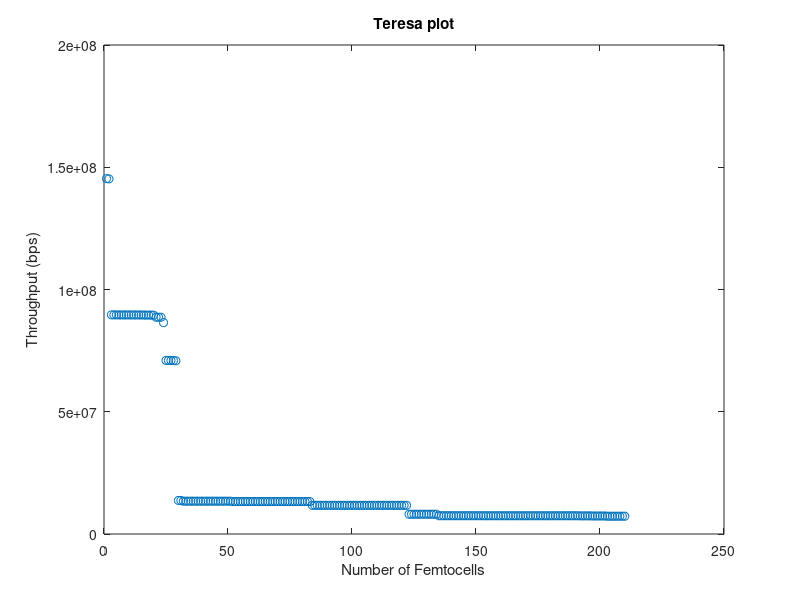
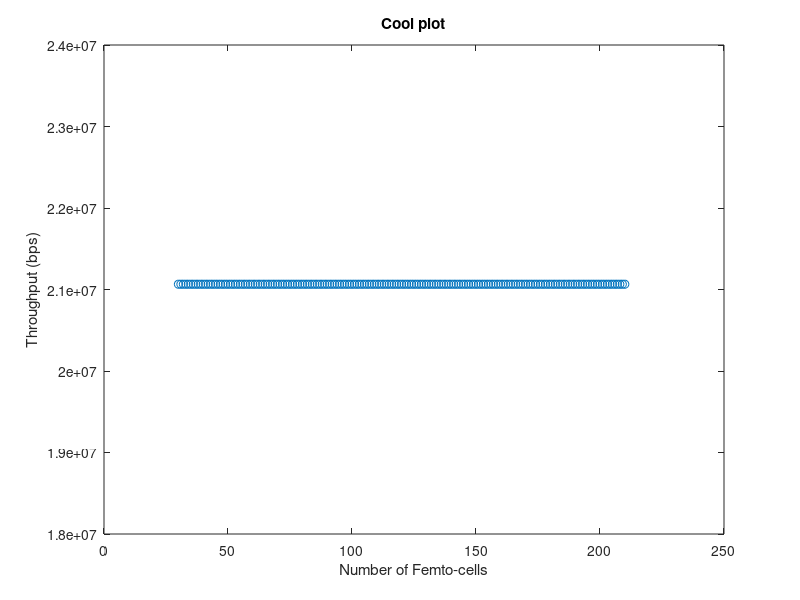

These figures' MATLAB source, in order:
%**************************************************************************
% Filename: FFR_Simulator.m
% Group Name: GTW-E
% Date: 03/17/2020
% Description: Script used to simulate Fractional Frequency Reuse(FFR)
% medthods for HetNet applications. FFR algorithm is modeled to
% analyze performance tradeoffs. 
%
% FFR Algorithms:
%                FFR-3SL (Proposed Paper) 
%
%**************************************************************************

%----------------------------------------------------
% Common Sim Variables
%----------------------------------------------------
BER     = 10^-6;                % Target Bit Error Rate(BER)
alpha   = -1.5/log(BER);        % Constant for target BER
delta_f  = 15e3;                % Subcarrier spacing (Hz)
CH_BW   = 20e6;                 % Channel Bandwidth (Hz)
macro_radius = 500;             % Macrocell radius(m)
femto_radius = 30;              % femtocell radius(m)
m_users = 150;                  % Macrocell Users
f_users = 150;                  % Femtocell Users
SCpRB   = 12;                   % Sub-carriers per resource block
Num_RB  = 100;                  % Total number of resource blocks
Num_SC  = Num_RB*SCpRB;         % Number of subcarriers
transmitPower_macro = 20;       % Macrocell transmit power in Watts
MC_TxP_vec  = [10 15 20];       % Macrocell Base Station Transmit Power
transmitPower_femto = 20e-3;	% Femtocell Base Station Transmit Power in Watts
transmitPower_mue   = 1;        % MUE transmit power (ASSUMPTION because the paper doesn't cite one)
Noise_PSD  = -174;              % Noise Power Spectral Density (dBm/Hz)
Num_Mc  = 7;                    % Number of Macrocells
Num_Fc  = 30;                   % Number of Femtocells per macrocell
T_Num_Fc  = 210;                % Total Number of Femtocells
Num_RB  = 100;                  % Number of Resource Blocks
SB_Sect = 4;                    % Subbands per sector
total_subbands = 7;             % Total freq band is divided into 7 subbands A-G
d_vec  = 5;                     % Distance from base station to user in meters
MUE_vec = 1:150;                % vector of macro user equipments to loop through
subcarriers_vec = 1:1333;       % vector of subcarriers. This was calculated by 
                                % dividing the channel bandwidth of 20 MHz by the 
                                % subcarrier spacing of 15 kHz. 
number_of_runs = 100;           % number of times to run the Monte Carlo sim
                         

%**************************************************************************
% FFR-3SL Code (Proposed Paper)
%**************************************************************************

% Center_Layer = 0-166 
% Middle_Layer = 167-333
% Outer_Layer = 334-500 

D_center = [100];
D_middle = [200];
D_outter = [400];
%-------------------------------------------
% Macrocell - SINR, Capacity, and Throughput
%-------------------------------------------
idx=0;
Tm_vec = [];
Nf_vec = 30:210;
for Nf=Nf_vec
    
    Num_Mc = 7;
    
    % Convert Macrocell power to watts
    MC_TxP = MC_TxP_vec(3);
    MC_TxP_W = 10^(MC_TxP/10);
    
    % Convert Femtocell power to watts
    FC_TxP_W = 10^(transmitPower_femto/10);
    
    
    % Summation of M neighboring Macro-cell's Power & Gain products on sub-carrier k
    % Equation 4 - Denomonator middle summation
    sigma_PMp_GMp = 0; % Initialize to zero
    sigma_PF_GF   = 0; % Initialize to zero
    for m=1:(Num_Mc-1)
        %d = d_vec(m);
        d=866;
        PL_macro = 28.0 + 35*log10(d);
        Gain = 10^-(PL_macro/10);
        sigma_PMp_GMp = sigma_PMp_GMp + (MC_TxP_W*Gain);
        
        % Summation of F neighboring Femto-cell Power & Gain products on sub-carrier k
        for f=1:(Num_Fc)
            % Distance to any interferring femtocell will be 60 - 470m
            %d_femto = round(rand*(470) + (2*femto_radius));
            d_femto = 470;
            PL_femto = 28.0 + 35*log10(d_femto);
            Gain = 10^-(PL_femto/10);
            sigma_PF_GF = sigma_PF_GF + (FC_TxP_W*Gain);
        end
    
    end
    
    % Calculate channel gain (NOTE: Removing the Xsigma and the |H|
    % Rayleigh Gaussian distribution).
    %d_user = round(rand*(macro_radius));
    d_user = 30;
    PL_user = 28.0 + 35*log10(d_user);
    Ch_Gain_W = 10^(-PL_user/10);
    
    % SINR equation for a given Macro-cell on sub-carrier k
    % NOTE: this is equation 4 from the paper
    SINRmk = (MC_TxP_W*Ch_Gain_W)/(10^((Noise_PSD*delta_f)/10) + sigma_PMp_GMp + sigma_PF_GF);
    
    % Capacity of macro user m on sub-carrier k
    Cmk = delta_f*log2(1+alpha*SINRmk);
    
    % Calculate Throughput of the Macro-cell across all m users
    Tm = 0; % Initialize to zero
    for m=1:m_users
        Beta_km = round(rand);
        Beta_km = 1; 
        Tm = Tm + Cmk * Beta_km;
    end
    
    idx = idx+1;
    Tm_vec(idx) = Tm;
    
end






    
%%%%%%%%%%%%%%%%%%%%%%%%%%%%%%%%%%%%%%%%%%%%%%%%%%%%%%%%%%%%%%%%%%%%%%%%
% vvv Teresa's Additions vvv

% for ONE MUE in macrocell A, calculate the throughput
% assume MUE is assigned to 8 subcarriers

% 1x30 array for holding all throughput values - intialize all to 0
throughput_macro_array = zeros(1,210);
femto_distances = zeros(1,210);
mue_distances   = zeros(1,1050);
femtocell_array = 1:210;

% increment total femtocells for graphing
% Only include femtocells within macrocell A
for total_femto_count = femtocell_array

    % hold the sum of all MUE throughput - reset at every femtocell
    % increment
    total_throughput = 0;
    
    % multiply noise spectral density by the subcarrier spacing and convert
    % to Watts
    denominator = 10^((Noise_PSD * delta_f)/10);

    % calculate macrocell interference
    % Summation of M neighboring Macro-cell's Power & Gain products on sub-carrier k
    sigma_Pkm_GkmM = 0; % Initialize to zero
    % loop from 1 to total macrocells-1 because we aren't counting the cell
    % we are in
    for m=1:(Num_Mc-1)
        % assuming macrocell A, all other towers are 866 m away
        d_macro = 866;
        % outdoor pathloss - equation (2) from paper
        PL_macro = 28.0 + 35*log10(d_macro);

        % equation (3) from paper
        CG_macro = 10^-(PL_macro/10);

        % Add up all the interferers
        sigma_Pkm_GkmM = sigma_Pkm_GkmM + (transmitPower_macro*CG_macro);
    end

    % add the macrocell interferers to the denom 
    denominator = denominator + sigma_Pkm_GkmM;

    % femtocell interference
    % Summation of F neighboring Femto-cell Power & Gain products on sub-carrier k
    sigma_PkF_GkmF = 0; % Initialize to zero

    % Only include femtocells within macrocell A
    % TODO: how to calculate distances to femtocells in neighboring macrocells
    for f=1:total_femto_count
           
        % if this femto distance hasn't been populated yet, populate it
        if femto_distances(f) == 0
            % choose a random distance within this macrocell
        % TODO: create an array from 1-30 within each macrocell of random,
        % non-repeating distances?
        % randomize femtocell radius for entirety of network radius
            femto_distances(f) = randi([1, 1299]);
        end
        
        d_femto = femto_distances(f);
        
        PL_femto = 28.0 + 35*log10(d_femto);
        CG_femto = 10^-(PL_femto/10);
        sigma_PkF_GkmF = sigma_PkF_GkmF + (transmitPower_femto*CG_femto);
    end

    % add the macrocell interferers to the denom 
    denominator = denominator + sigma_PkF_GkmF;
    
    % Loop through all MUEs in the network
    for mue = 1:1050
        
        % if this femto distance hasn't been populated yet, populate it
        if mue_distances(mue) == 0
            % choose a random distance within the entire network
            mue_distances(mue) = randi([1, 1299]);
        end
        
        d_mue = mue_distances(mue);
       
        % Calculate for ONE subcarrier
        % assign the MUE to subcarriers (a 2D array of Beta?)
        % calculate the PL of the MUE based on that distance
        PL_mue = 28.0 + 35*log10(d_mue);

        % calculate channel gain for MUE
        CG_mue = 10^-(PL_mue/10);

        % numerator of the SINR equation
        % **NOTE From Eric: I read throught the paper and the references and this
        % power needs to be the macrocell transmit power. 
        numerator = transmitPower_macro * CG_mue;

        % combine values into SINR
        SINR_km = numerator / denominator;

        % calculate channel capacity
        channelCapacity_macro = delta_f * log2(1 + (alpha * SINR_km));

        % multiply beta and the channel capacity
        % each MUE is assigned to 8 subcarriers, so multiply channel capacity by 8
        % (because 8 of the Beta values will be 1 and we are summing over all
        % subcarriers)
        throughput_macro = channelCapacity_macro * 8;
        
        total_throughput = total_throughput + throughput_macro;
    end
        
    % assign the throughput for this femtocell increment to the array
    throughput_macro_array(total_femto_count) = total_throughput;
end

figure; 
plot(femtocell_array,throughput_macro_array, 'o');
xlabel('Number of Femtocells');
ylabel('Throughput (bps)');
title('Teresa plot');

% ^^^ Teresa's Additions ^^^
%%%%%%%%%%%%%%%%%%%%%%%%%%%%%%%%%%%%%%%%%%%%%%%%%%%%%%%%%%%%%%%%%%%%%%%%

%-------------------------------------------
% Femtocell - SINR, Capacity, and Throughput
%-------------------------------------------










%**************************************************************************
% Figures/Plots
%**************************************************************************

figure; 
plot(Nf_vec,Tm_vec, 'o');
xlabel('Number of Femto-cells');
ylabel('Throughput (bps)');
title('Cool plot');
